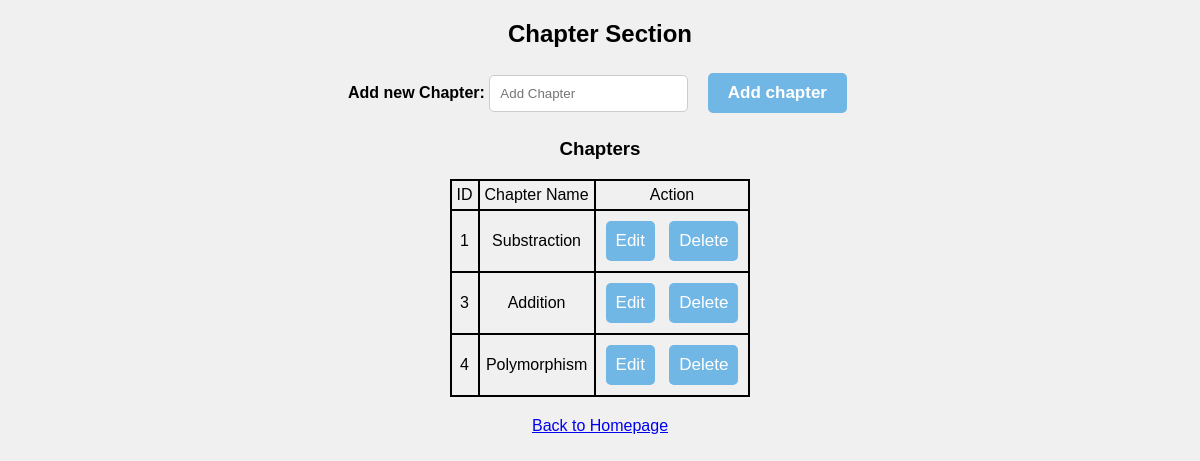
Screenshot of /chapter.php (signed in) with the database file from the repository.
### tables this page shows
CREATE TABLE `chapters` (
  `id` int NOT NULL,
  `chapter` varchar(50) NOT NULL
);

### chapter.php (the view, shortened to what this page needs)
<!DOCTYPE html>
<html lang="en">
<head>
</head>
<body>
    <h2>Chapter Section</h2>
    <form action="" method="post">
        <label for="subject">Add new Chapter:</label>
        <input type="text" placeholder="Add Chapter" name="chapter">
        <input type="submit" name="add_chapter" value="Add chapter" class="button">
    </form>
    <?php
    include_once "db_connect.php";
    ?>
    <?php
    $query = "select * from chapters";
    $result = mysqli_query($conn, $query);
    ?>
    <h3>Chapters</h3>
    <?php
    if (mysqli_num_rows($result) > 0) {
    ?>
        <table align="center">
            <tr>
                <td>ID</td>
                <td>Chapter Name</td>
                <td>Action</td>
            </tr>
            <?php
            while ($row = mysqli_fetch_assoc($result)) {
            ?>
                <tr>
                    <td><?php echo $row['id']; ?></td>
                    <td><?php echo $row['chapter']; ?></td>
                    <td>
                        <button class="button"><a href='chapter.php?edit=<?php echo $row["id"] ?>'>Edit</a></button>
                        <button class="button"><a href='chapter.php?delete=<?php echo $row["id"] ?>'>Delete</a></button>
                    </td>
                </tr>
            <?php
            }
            ?>
        </table>
    <?php
    } else {
    ?>
        <div class="no-record">
            No records found.
        </div>
    <?php
    }
    ?>
    <a class="back-link" href="homepage.php">Back to Homepage</a>
</body>
</html>

### chapter.php (style rules this page uses)
body { font-family: Arial, sans-serif; background-color: #f0f0f0; }
h2, h3 { text-align: center; }
form { text-align: center; margin-bottom: 20px; }
form label { font-weight: bold; }
form input[type="text"] { padding: 10px; border: 1px solid #ccc; border-radius: 5px; margin-right: 10px; }
form input[type="submit"] { padding: 10px 20px; background: #71b7e6; border: none; border-radius: 5px; color: #fff; font-weight: bold; cursor: pointer; }
table { border: 1px solid black; border-spacing: 0; margin: 0 auto; }
th, td { border: 1px solid black; padding: 5px; text-align: center; }
.button { padding: 10px 10px; margin: 5px; background: #71b7e6; border: none; border-radius: 5px; font-size: 17px; color: white; cursor: pointer; text-decoration: none; }
.button a { text-decoration: none; color: white; }
.back-link { display: block; text-align: center; margin-top: 20px; }

### rows the page displays
chapters: id "1", chapter "Substraction"
chapters: id "3", chapter "Addition"
chapters: id "4", chapter "Polymorphism"
